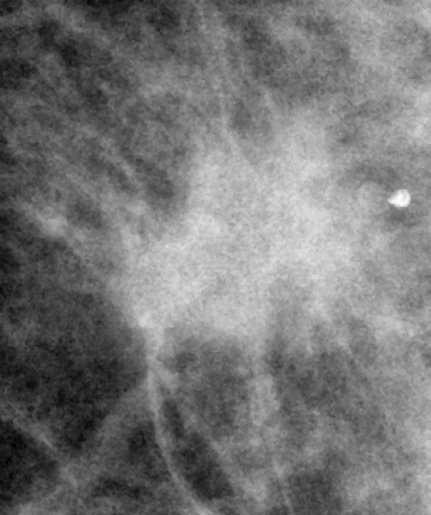
#> input picture image test algorithms/crop.jpg, 431 x 515 px
$ python -i Optimal_crop.py   (imports and definitions only)
#> lines starting #> are read from the running program, lines starting #| are printed output that depends on the picture; after the words box and inside, x2 and y2 are one past the last pixel; in counts of white or black regions, pixels touching at a corner belong together
#> further down, picture is the input picture: shape (515, 431); min 0, max 255, mean 118.2
import cv2


def optimal_crop(gray):
    thresh = cv2.threshold(gray, 0, 255, cv2.THRESH_OTSU + cv2.THRESH_BINARY)[1]
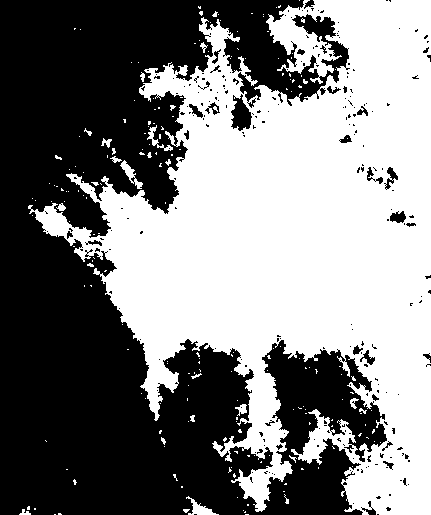
#> thresh: shape (515, 431); 49.5% white; 201 white regions (179 under 20 px)

    # Find contour and sort by contour area
    cnts = cv2.findContours(thresh, cv2.RETR_EXTERNAL, cv2.CHAIN_APPROX_SIMPLE)
#> cnts = 199 contours, 188 with area under 20; largest, box (x1, y1, x2, y2) and area: (28, 0, 431, 515) 108169, (186, 496, 219, 515) 170, (120, 160, 143, 189) 167, (147, 125, 173, 151) 102, (235, 404, 247, 416) 56
    cnts = cnts[0] if len(cnts) == 2 else cnts[1]
    cnts = sorted(cnts, key=cv2.contourArea, reverse=True)

    # Find bounding box and extract ROI
    for c in cnts:
        x, y, w, h = cv2.boundingRect(c)
        roi = gray[y:y+h, x:x+w]
        break
#> this loop made 1 pass
#> (x, y, w, h) on pass 1: (28, 0, 403, 515)
#> pass 1, in optimal_crop, `roi = gray[y:y+h, x:x+w]`:
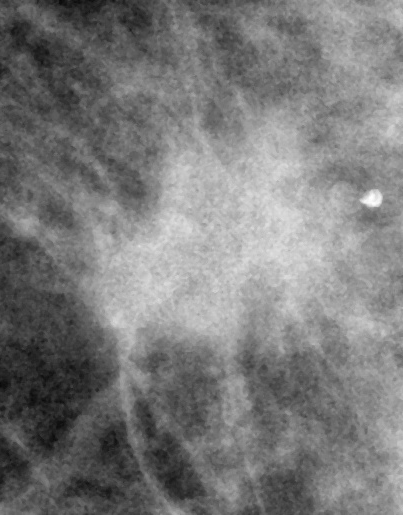
#> roi: shape (515, 403); min 8, max 255, mean 122.6
    return roi

>>> import cv2
>>> picture = cv2.imread('../image test algorithms/crop.jpg', cv2.IMREAD_GRAYSCALE)
>>> result = optimal_crop(picture)
